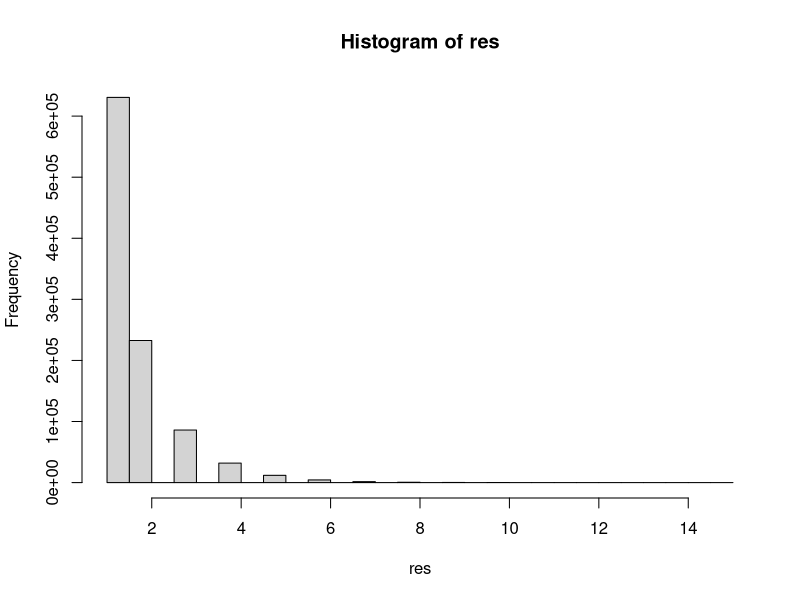
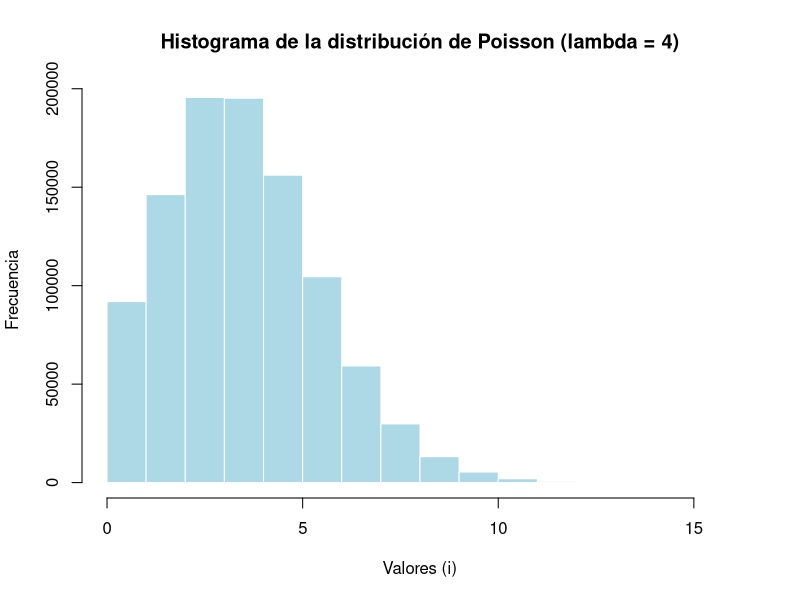

Generate these figures, in order, with R:
# Generacion de variables aleatorias discretas

# Inputs:
# probs: vector de probabilidades
# labels: etiquetas o valores que puede tomar la variable aleatoria

mti <- function(probs, labels){
  U <- runif(1)
  pos <- which(U < cumsum(probs))[1]
  return (labels[pos])
}

mti_m <- function(probs, labels){
  U <- runif(1)
  pos <- which(U < cumsum(probs))[1]
  return (labels[pos])
}

n <- 3000000

probabilidades <- runif(20); probabilidades <- probabilidades/sum(probabilidades)
labels <- paste0(LETTERS[1:20], '001')
system.time(table(sapply(1:n, function(k){
  mti(probabilidades,labels)}))/n)

# order(vector) me entrega las posiciones que deberian ocupar los elementos para estar ordenados de forma creciente
# para ordenar de forma decreciente decreasing = TRUE
res <- order(probabilidades, decreasing = TRUE)
probabilidades <- probabilidades[res]
labels <- labels[res]

system.time(table(sapply(1:n, function(k){
  mti(probabilidades,labels)}))/n)


# Distribucion Geometrica
# Inputs: 
# q: probabilidad de fracaso

dg <- function(q) {
  return(floor(log(runif(1)) / log(q)) + 1)
}

n1 <- 1000000

res <- sapply(1:n1, function(k){
  dg(q=0.37)
})

table(res) / n1
hist(res)

# 3. Simulación de variables geométricas con R nativo
val_teoricos <- rgeom(n = n1, prob = 1 - 0.37) + 1

# 4. Test de Kolmogorov-Smirnov
ks_resultado <- ks.test(res, val_teoricos)
print(ks_resultado)

# Generacion de variable Poisson
# Input: lambda

dp <- function(lambda){
  U <- runif(1)
  i <- 0
  p <- exp(-lambda)
  Fx <- p
  while(U>= Fx){
    p <- lambda*p/(i+1)
    Fx <- Fx + p
    i <- i + 1
  }
  return(i)
}

res <- replicate(1000000,dp(lambda=4))
mean(res)
var(res)
hist(res, 
     main = "Histograma de la distribución de Poisson (lambda = 4)", 
     xlab = "Valores (i)", 
     ylab = "Frecuencia", 
     col = "lightblue", 
     border = "white")
